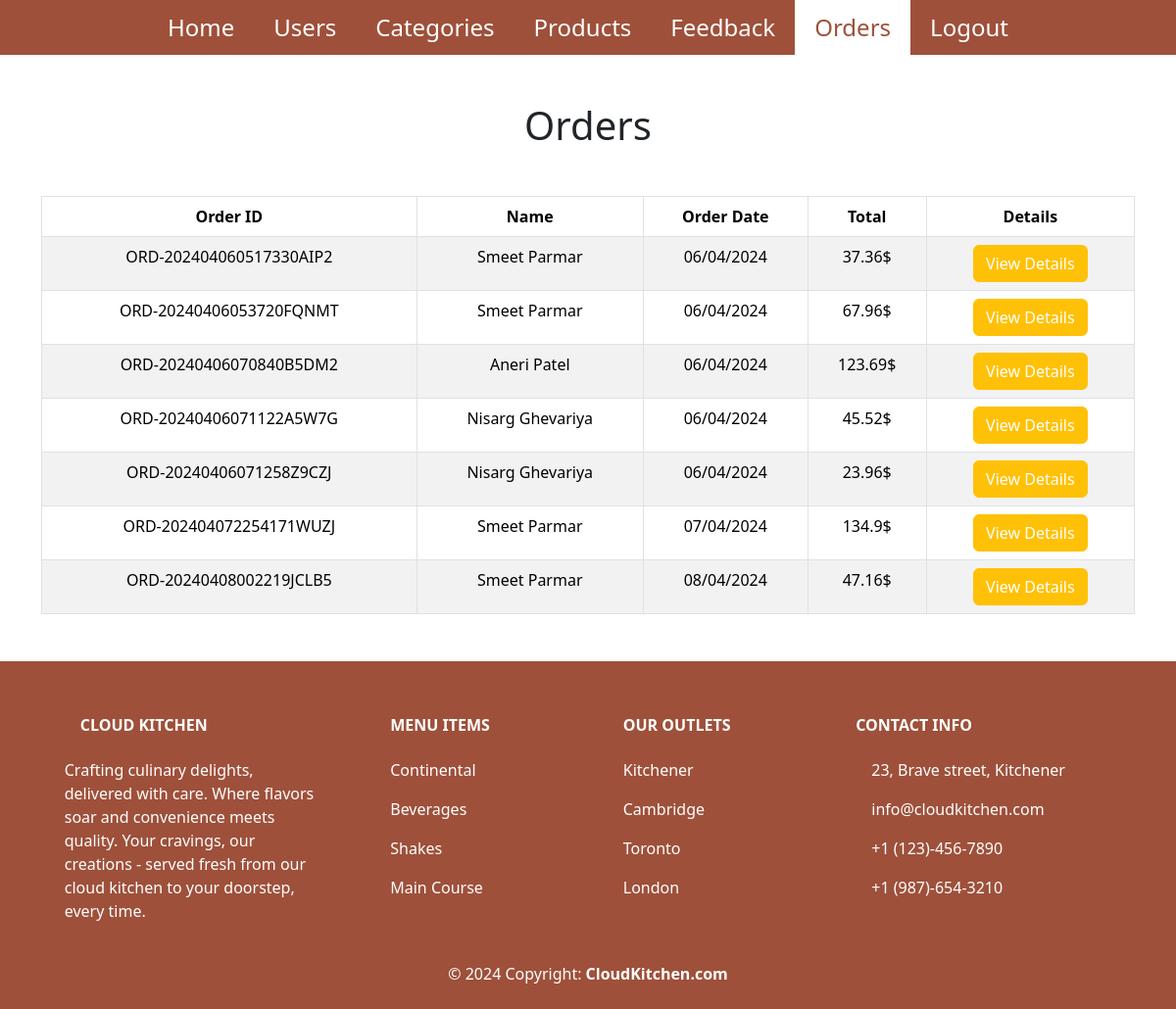
The app's page /manageOrders.php (signed in) with its own data.
### tables this page shows
CREATE TABLE `orders` (
  `id` varchar(100) NOT NULL,
  `userEmail` varchar(100) NOT NULL,
  `userPassword` varchar(100) NOT NULL,
  `name` varchar(100) NOT NULL,
  `email` varchar(100) NOT NULL,
  `phone` varchar(100) NOT NULL,
  `street` varchar(200) NOT NULL,
  `city` varchar(100) NOT NULL,
  `province` varchar(100) NOT NULL,
  `postalCode` varchar(50) NOT NULL,
  `cardNumber` varchar(50) NOT NULL,
  `expiryDate` varchar(100) NOT NULL,
  `cvv` varchar(10) NOT NULL,
  `date` varchar(100) NOT NULL,
  `total` varchar(50) NOT NULL
);

### Database/order.php (called while the page is built, shortened)
<?php
    class order{
        function getDatabase()
        {
            $dbConnection = new Database();
            $database = $dbConnection->getDatabase();
            return $database;
        }
        function getOrders()
        {
            $database = $this->getDatabase();
            return mysqli_query($database,"SELECT * FROM orders");
        }
    }
?>

### manageOrders.php (the view, shortened to what this page needs)
<!DOCTYPE html>
<html lang="en">
<head>
</head>
<body>
    <?php
        include('header.php');
        include('Database/order.php');
    ?>
    <div class="container my-3 animation">
    <h1 class="text-center my-5">Orders</h1>
    <table class="table table-bordered table-striped text-center">
    <thead class="thead-dark">
        <tr>
            <th scope="col">Order ID</th>
            <th scope="col">Name</th>
            <th scope="col">Order Date</th>
            <th scope="col">Total</th>
            <th scope="col">Details</th>
        </tr>
    </thead>
    <tbody>
        <?php
        $order = new order();
        $orders = $order->getOrders();
        while($singleOrder=mysqli_fetch_array($orders,MYSQLI_ASSOC))
        {
        ?>
            <tr>
                <td><?php echo $singleOrder['id']; ?></td>
                <td><?php echo $singleOrder['name']; ?></td>
                <td><?php echo $singleOrder['date']; ?></td>
                <td><?php echo $singleOrder['total'] . "$"; ?></td>
                <td><a class="btn btn-warning text-white" href="orderDetails.php?id=<?php echo $singleOrder['id'];?>">View Details</td>
            </tr>
        <?php } ?>
    </tbody>
    </table>
        </div>
    <?php include('footer.php'); ?>
</body>
</html>

### style.css (style rules this page uses)
a { text-decoration: none; }
.animation { animation: fadeEffect 0.5s ease-in-out; }

### records on screen
orders: id "ORD-202404060517330AIP2", name "Smeet Parmar", date "06/04/2024", total "37.36"
orders: id "ORD-20240406053720FQNMT", name "Smeet Parmar", date "06/04/2024", total "67.96"
orders: id "ORD-20240406070840B5DM2", name "Aneri Patel", date "06/04/2024", total "123.69"
orders: id "ORD-20240406071122A5W7G", name "Nisarg Ghevariya", date "06/04/2024", total "45.52"
orders: id "ORD-20240406071258Z9CZJ", name "Nisarg Ghevariya", date "06/04/2024", total "23.96"
orders: id "ORD-202404072254171WUZJ", name "Smeet Parmar", date "07/04/2024", total "134.9"
orders: id "ORD-20240408002219JCLB5", name "Smeet Parmar", date "08/04/2024", total "47.16"
